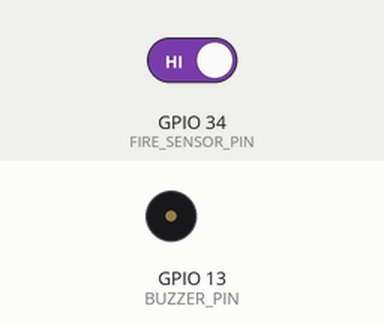
Recording of a sketch running on a simulated ESP32. On the bench: buzzer (waves = sounding, pin HIGH). The inputs (shaded band) are chosen by the test bench; at power-on: GPIO 34 (FIRE_SENSOR_PIN) HIGH. WiFi joins after 1.5 s; servers stay silent unless stated; web services answer with replies made up by the test bench; what the sketch prints to the serial monitor is not drawn.

Above: at 2.7 s.
2.8 s: GPIO 34 (FIRE_SENSOR_PIN) driven LOW
At 3.2 s:
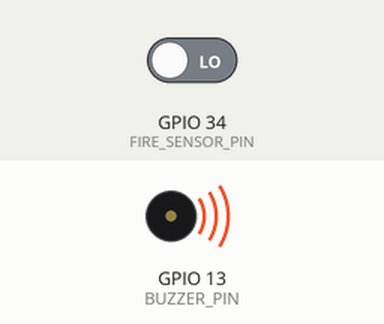
4.3 s: GPIO 34 (FIRE_SENSOR_PIN) driven HIGH
At 5.5 s:
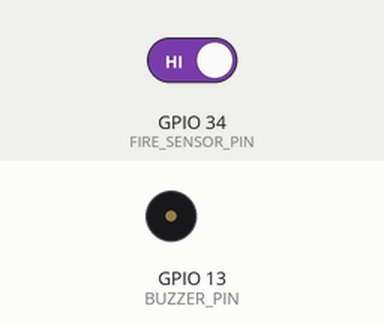
Timing chart, 0 to 7.3 s (numbered marks = the images above; inputs shaded):
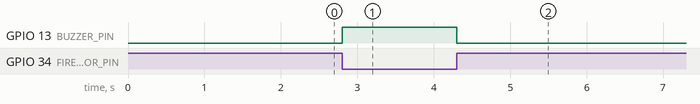

The sketch:

firedetection.ino
```cpp
#include <WiFi.h>
#include <HTTPClient.h>

// WiFi credentials
const char* ssid = "Galaxy";
const char* password = "123456789";

// Telegram Bot
String botToken = "add your bot token here ";
String chatID = "00000000"; // Your Telegram chat ID

WiFiServer server(80);

#define FIRE_SENSOR_PIN 34
#define BUZZER_PIN 13

bool fireNotified = false; // Prevent repeated Telegram messages

void setup() {
  Serial.begin(115200);

  // Pins
  pinMode(FIRE_SENSOR_PIN, INPUT);
  pinMode(BUZZER_PIN, OUTPUT);
  digitalWrite(BUZZER_PIN, LOW);

  // Connect WiFi
  WiFi.begin(ssid, password);
  Serial.print("Connecting to WiFi");
  while (WiFi.status() != WL_CONNECTED) {
    Serial.print(".");
    delay(500);
  }
  Serial.println("\n✅ Connected!");
  Serial.print("ESP32 IP: "); Serial.println(WiFi.localIP());

  server.begin();
}

void loop() {
  WiFiClient client = server.available();

  // Read fire sensor
  int fireState = digitalRead(FIRE_SENSOR_PIN); // LOW = fire detected
  digitalWrite(BUZZER_PIN, (fireState == LOW) ? HIGH : LOW);

  // Telegram notification (once per fire event)
  if (fireState == LOW && !fireNotified) {
    sendTelegramMessage("🔥 FIRE DETECTED! Take immediate action!");
    fireNotified = true;
  } else if (fireState == HIGH) {
    fireNotified = false;
  }

  // Web interface
  if (client) {
    String currentLine = "";
    bool requestEnded = false;
    while (client.connected() && !requestEnded) {
      if (client.available()) {
        char c = client.read();
        currentLine += c;
        if (currentLine.endsWith("\r\n\r\n")) requestEnded = true;
      }
    }

    // Build professional HTML page
    String html = "<!DOCTYPE html><html lang='en'>"
                  "<head>"
                  "<meta charset='UTF-8'>"
                  "<meta name='viewport' content='width=device-width, initial-scale=1.0'>"
                  "<meta http-equiv='refresh' content='2'>"
                  "<title>ESP32 Fire Alarm</title>"
                  "<style>"
                  "body { margin:0; font-family: Arial; background: #1a1a1a; color:#fff; text-align:center; }"
                  ".container { display:flex; flex-direction:column; justify-content:center; align-items:center; min-height:100vh; }"
                  "h1 { font-size:2.5em; color:#ff6b00; margin-bottom:20px; }"
                  ".status { font-size:1.8em; margin:20px; padding:20px; border-radius:15px; width:80%; max-width:400px; }"
                  ".fire { background:red; color:white; box-shadow:0 0 20px red; animation: pulse 1s infinite; }"
                  ".safe { background:green; color:white; box-shadow:0 0 20px green; }"
                  "@keyframes pulse { 0% { transform:scale(1); } 50% { transform:scale(1.05); } 100% { transform:scale(1); } }"
                  ".buzzer { font-size:1.2em; margin-top:10px; }"
                  "</style>"
                  "</head>"
                  "<body>"
                  "<div class='container'>"
                  "<h1>🔥 ESP32 Fire Alarm 🔥</h1>"
                  "<div class='status " + String((fireState == LOW) ? "fire" : "safe") + "'>"
                  + String((fireState == LOW) ? "🔥 FIRE DETECTED!" : "✅ Safe - No Fire") +
                  "</div>"
                  "<div class='buzzer'>Buzzer: " + String((fireState == LOW) ? "ON" : "OFF") + "</div>"
                  "</div>"
                  "</body></html>";

    client.println("HTTP/1.1 200 OK");
    client.println("Content-Type: text/html");
    client.println("Connection: close");
    client.print("Content-Length: "); client.println(html.length());
    client.println();
    client.print(html);

    client.stop();
  }
}

// Function to send Telegram message
void sendTelegramMessage(String message) {
  if (WiFi.status() == WL_CONNECTED) {
    HTTPClient http;
    String url = "https://api.telegram.org/bot" + botToken + "/sendMessage?chat_id=" + chatID + "&text=" + message;
    http.begin(url);
    int httpResponseCode = http.GET();
    if (httpResponseCode > 0) {
      Serial.println("Telegram message sent!");
    } else {
      Serial.println("Error sending Telegram message");
    }
    http.end();
  }
}
```

Measured:
- after the input at 2.8 s, GPIO 13 (BUZZER_PIN): LOW → HIGH at once
- after the input at 4.3 s, GPIO 13 (BUZZER_PIN): HIGH → LOW at once
